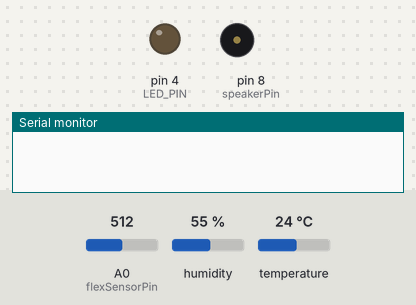
A sketch run on a simulated Arduino Uno, built with avr-gcc and run on an emulated ATmega328P. Shown: output pins drawn as LEDs (lit = HIGH), buzzer (waves = sounding), the last lines printed to the serial monitor. Inputs (shaded band) come from the test bench; at power-on: A0 (flexSensorPin) = 512, humidity 55 %, temperature 24 °C.

Above: at 1.2 s.
1.3 s: A0 (flexSensorPin) set to 6
3.5 s: A0 (flexSensorPin) set to 3
At 4.3 s:
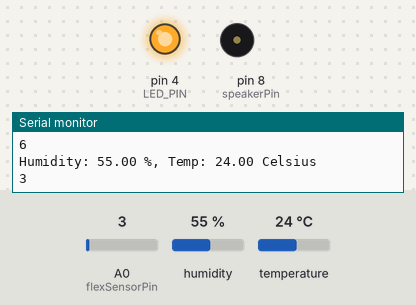
5.0 s: humidity set to 88 %
At 6.9 s:
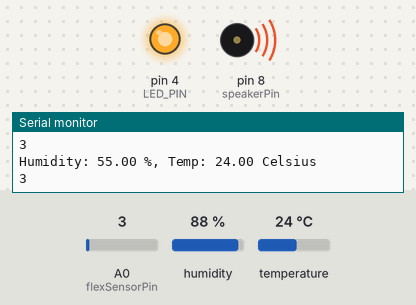
7.5 s: humidity set to 22 %
At 9.2 s:
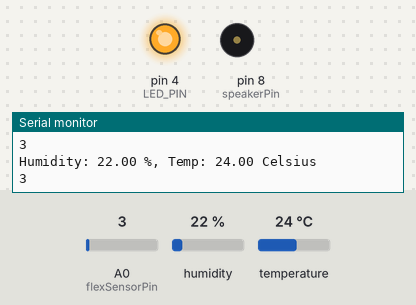
Timing chart, 0 to 10.5 s (numbered marks = the images above; inputs shaded):
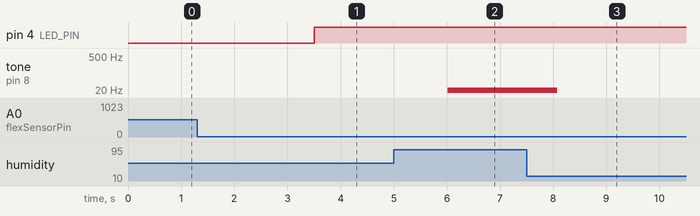

The sketch:

Tarefa_02.ino
```cpp
/*
Curso Mestrado em Redes de Computadores - Disciplina Software Embarcado (Prof. Francisco Sant'Anna)

Tarefa 02
  - Aplicação usando dois sensores e dois atuadores
*/

#include <DHT.h>; //biblioteca do sensor DHT

#define LED_PIN 4 //define led no pino 4

#define DHTPIN 2     //define sensor DHT no pino 2
#define DHTTYPE DHT22   // DHT 22  (AM2302)
DHT dht(DHTPIN, DHTTYPE); //// Initialize DHT sensor for normal 16mhz Arduino

int speakerPin = 8; //define speaker no pino 8
int flexSensorPin = A0; //define flexSensor no pino analógico A0
int chk;
float hum;  //Stores humidity value
float temp; //Stores temperature value

unsigned long previousMillis = 0;
const long interval = 2000;

void setup()
{
  pinMode(LED_PIN, OUTPUT);
  digitalWrite(LED_PIN, LOW);
  dht.begin();
  Serial.begin(9600);
}

void loop()
{
  //lê estado do sensor flex e armazena na variável
  int flexSensorReading = analogRead(flexSensorPin);

  //O sensor varia de 10 a 1 mais ou menos, ao flexionar até o valor chegar a 4 acende o led
  if(flexSensorReading<=4){
    digitalWrite(LED_PIN, HIGH);
  }else{
    digitalWrite(LED_PIN, LOW);
  }

  //Lê dados do sensor e armazena nas variáveis de humidade e temperatura
  hum = dht.readHumidity();
  temp= dht.readTemperature();

  //Emite som na frequência de 1000 Hertz (ciclos por segundo) por 500ms
  //enquanto humidade estiver acima de 95% e temperatura acima de 30 graus
  while(hum >= 80 || temp >= 30){
    hum = dht.readHumidity();
    temp= dht.readTemperature();
    tone(speakerPin, 10, 50);
  }

  //Mostra valores medidos pelo sensor de umidade, temperatura e do flex sensor
    unsigned long currentMillis = millis();
    if (currentMillis - previousMillis >= interval){
      previousMillis = currentMillis;
      Serial.print("Humidity: ");
      Serial.print(hum);
      Serial.print(" %, Temp: ");
      Serial.print(temp);
      Serial.println(" Celsius");
      Serial.println(flexSensorReading);
    }
}
```

Measured:
- the behaviour switches between 5 and 4 on A0 (flexSensorPin) (found by bisection; images 0 and 1)
- after the input at 3.5 s, pin 4 (LED_PIN): LOW → HIGH at once
- after the input at 5.0 s, tone on pin 8 (speakerPin): silent → 10 Hz after 1.0 s
- after the input at 7.5 s, tone on pin 8 (speakerPin): 10 Hz → silent after 0.58 s
